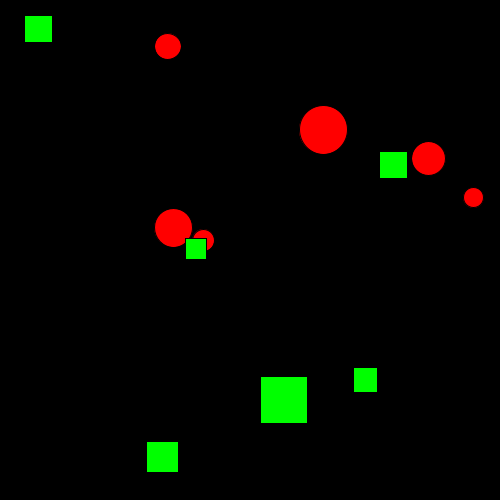
Frame 1 (no input)
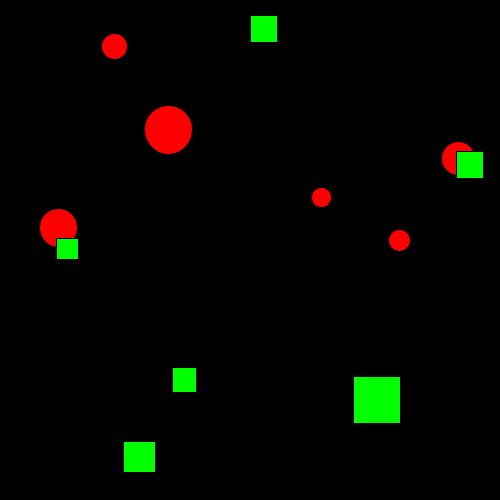
Frame 60 (the mouse pressed at the canvas centre just before this capture)
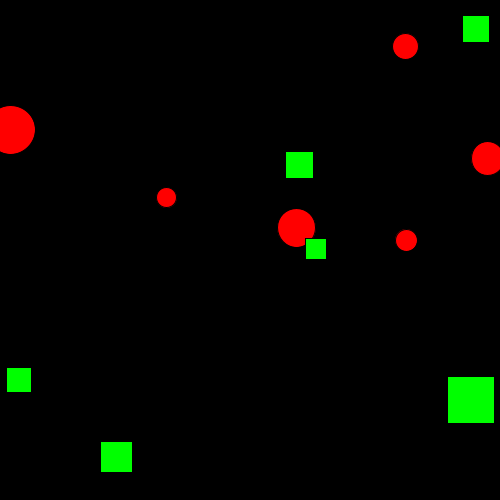
Frame 120 (the mouse held since frame 60 and released just before this capture)

The Processing sketch that drew these frames (run headless with seeded random() and noise(); from frame 60 on, the mouse is pressed at the canvas centre):

// Processing sketch: ex16_04
// ── ex16_04.pde
// 본문 코드 (다형성 적용)
// 원과 사각형 객체 배열 좌우 반사 

Shape[] sh = new Shape[12];

void setup() {
  size(500, 500);
  for (int i = 0; i < sh.length; i++) {
    if (i < sh.length/2) {
      sh[i] = new Circle(255, random(width), random(height), random(20, 50), random(-5, 5));
    } else {
      sh[i] = new Square(255, random(width), random(height), random(20, 50), random(-5, 5));
    }
  }
}

void draw() {
  background(0);
  for (int i = 0; i < sh.length; i++) {
    sh[i].display();
    sh[i].move();
  }
}

// 클래스 코드

class Shape {
  float c, x, y, d, velocity;

  Shape(float c, float x, float y, float d, float velocity) {
    this.c = c;
    this.x = x;
    this.y = y;
    this.d = d;
    this.velocity = velocity;
  }

  void display() {
    fill(c, c, 0);
    textSize(d);
    text("Shape", x, y);
  }

  void move() {
    x += velocity;
    if (x < 0 || x > width) {
      velocity *= -1;
    }
  }
}

class Circle extends Shape {
  Circle(float c, float x, float y, float d, float velocity) {
    super(c, x, y, d, velocity);
  }

  void display() {
    fill(c, 0, 0);
    ellipse(x, y, d, d);
  }
}

class Square extends Shape {
  Square(float c, float x, float y, float d, float velocity) {
    super(c, x, y, d, velocity);
  }

  void display() {
    fill(0, c, 0);
    rect(x, y, d, d);
  }
}
